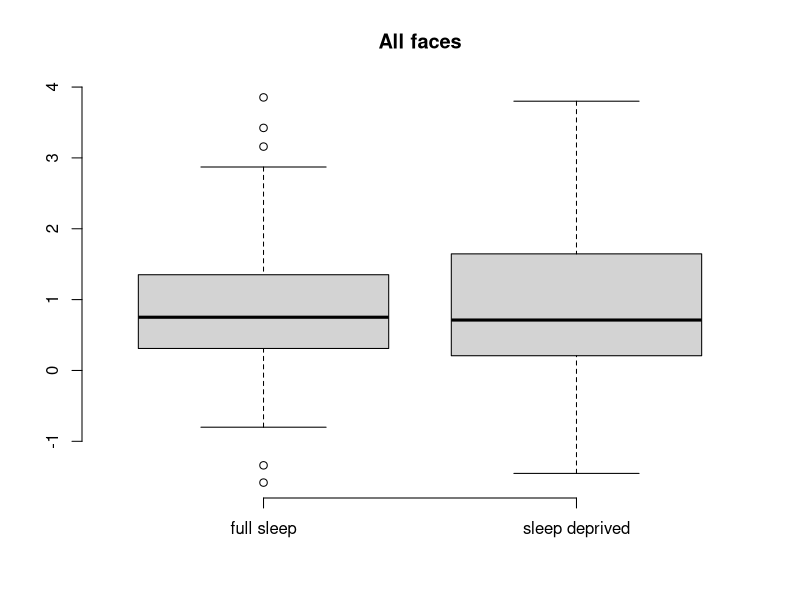
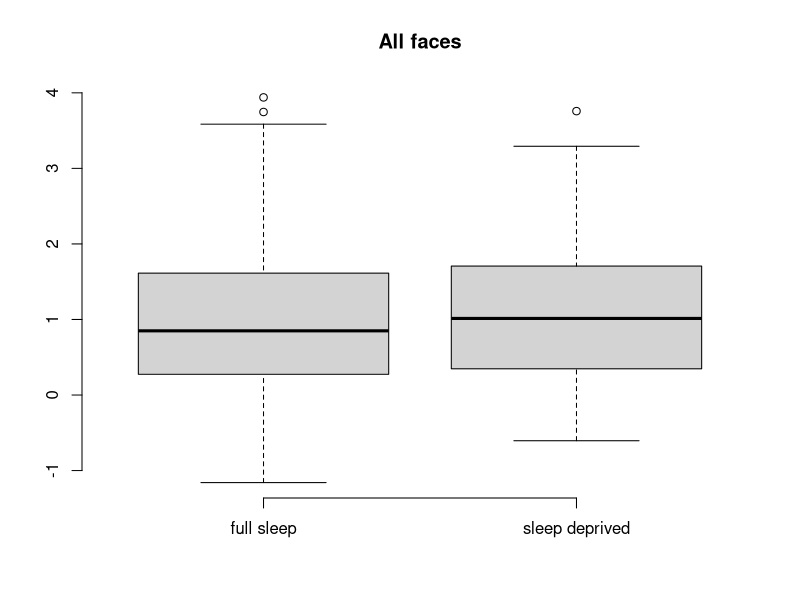
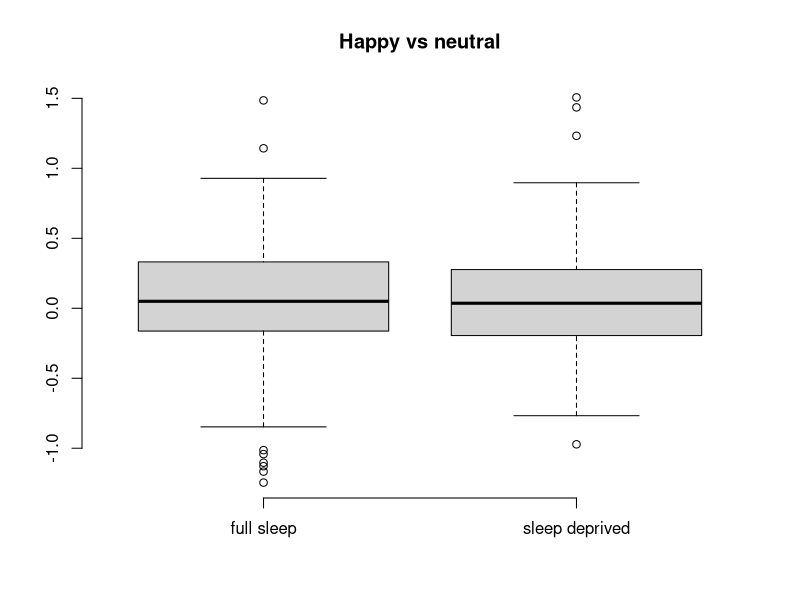
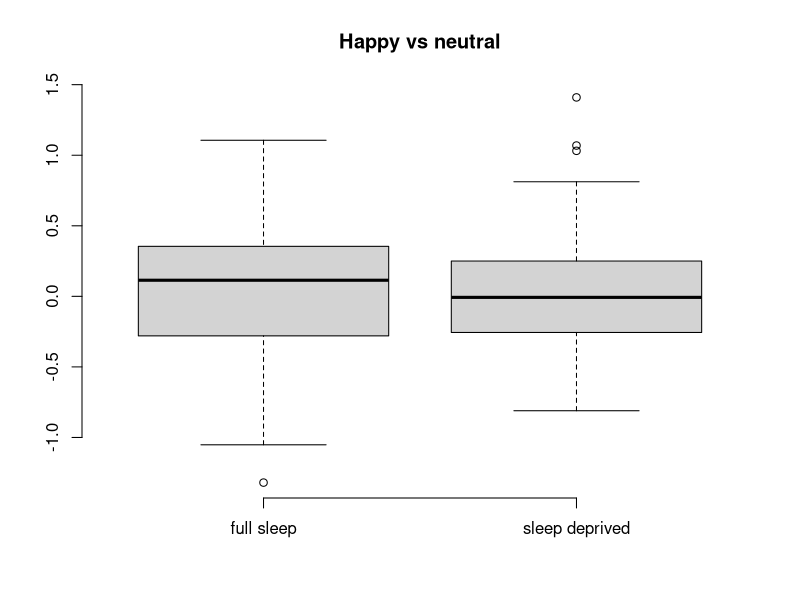
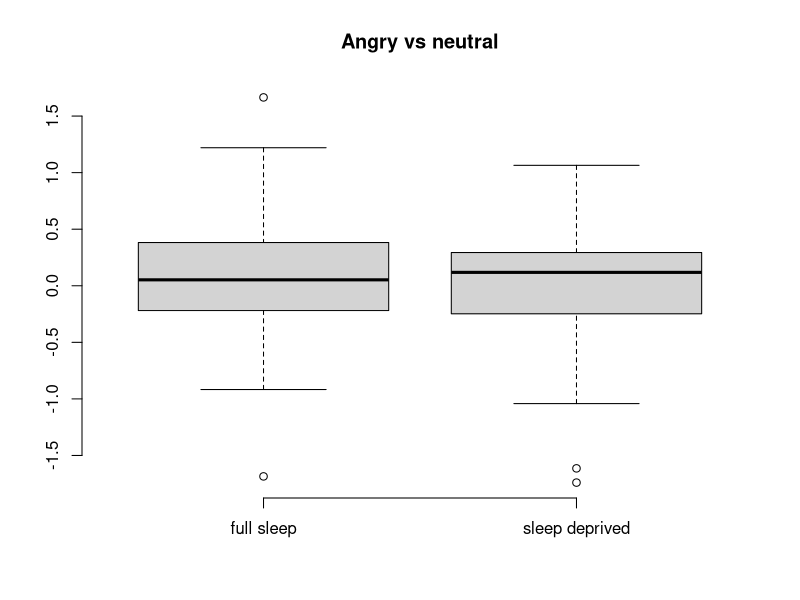
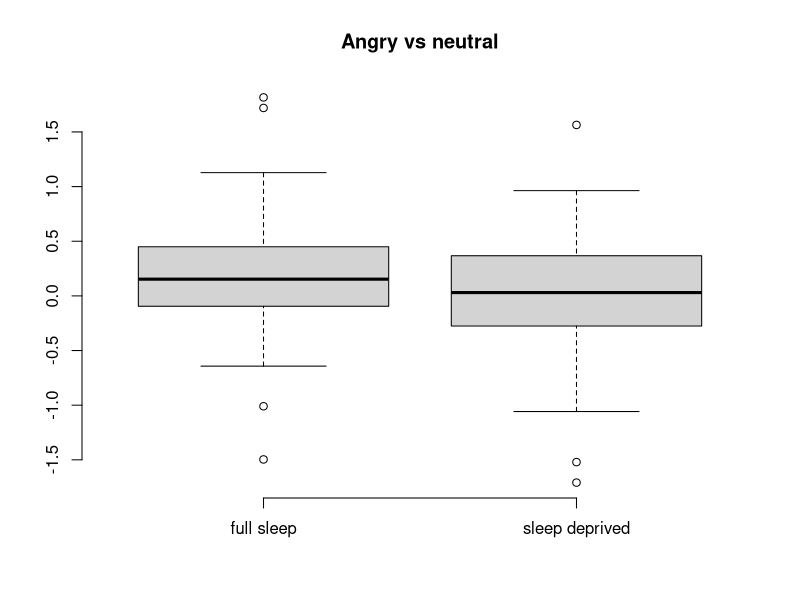
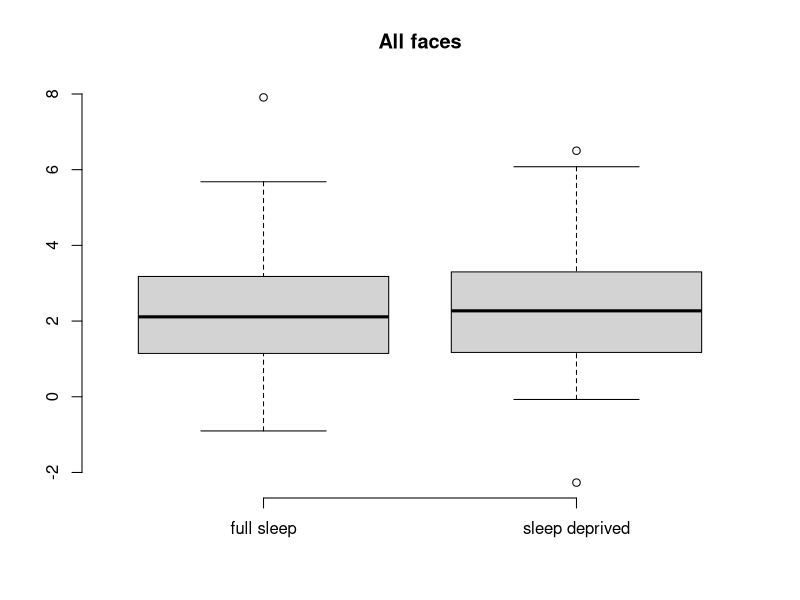
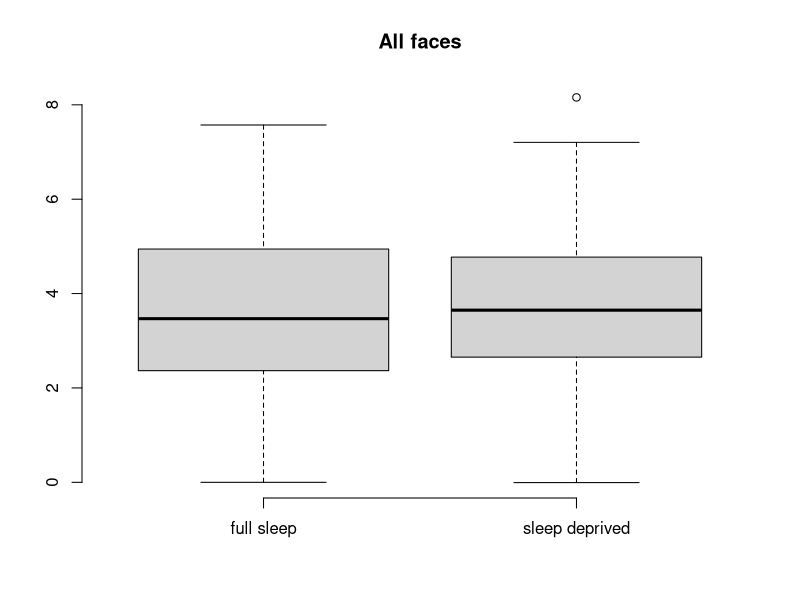

Source code (R) for these figures, in order:
setwd("~/Git Sleepy Brain/SleepyBrain-Analyses/FACES/ROI_analyses")

# Amygdala
L_fullsleep <- read.csv("amygdala_ROI_betas_L_fullsleep.csv", sep=";", dec=",")
R_fullsleep <- read.csv("amygdala_ROI_betas_R_fullsleep.csv", sep=";", dec=",")
L_sleepdeprived <- read.csv("amygdala_ROI_betas_L_sleepdeprived.csv", sep=";", dec=",")
R_sleepdeprived <- read.csv("amygdala_ROI_betas_R_sleepdeprived.csv", sep=";", dec=",")

boxplot(L_fullsleep$X.HA.AN.NE., L_sleepdeprived$X.HA.AN.NE., frame.plot = F, names = c("full sleep", "sleep deprived"), main = "All faces")
t.test(L_fullsleep$X.HA.AN.NE., L_sleepdeprived$X.HA.AN.NE., paired = T)
boxplot(R_fullsleep$X.HA.AN.NE., R_sleepdeprived$X.HA.AN.NE., frame.plot = F, names = c("full sleep", "sleep deprived"), main = "All faces")
t.test(R_fullsleep$X.HA.AN.NE., R_sleepdeprived$X.HA.AN.NE., paired = T)

boxplot(L_fullsleep$X.HA_NE., L_sleepdeprived$X.HA_NE., frame.plot = F, names = c("full sleep", "sleep deprived"), main = "Happy vs neutral")
t.test(L_fullsleep$X.HA_NE., L_sleepdeprived$X.HA_NE., paired = T)
boxplot(R_fullsleep$X.HA_NE., R_sleepdeprived$X.HA_NE., frame.plot = F, names = c("full sleep", "sleep deprived"), main = "Happy vs neutral")
t.test(R_fullsleep$X.HA_NE., R_sleepdeprived$X.HA_NE., paired = T)

boxplot(L_fullsleep$X.AN_NE., L_sleepdeprived$X.AN_NE., frame.plot = F, names = c("full sleep", "sleep deprived"), main = "Angry vs neutral")
t.test(L_fullsleep$X.AN_NE., L_sleepdeprived$X.AN_NE., paired = T)
boxplot(R_fullsleep$X.AN_NE., R_sleepdeprived$X.AN_NE., frame.plot = F, names = c("full sleep", "sleep deprived"), main = "Angry vs neutral")
t.test(R_fullsleep$X.AN_NE., R_sleepdeprived$X.AN_NE., paired = T)

# FFA
L_fullsleep <- read.csv("FFA_ROI_betas_L_fullsleep.csv", sep=";", dec=",")
R_fullsleep <- read.csv("FFA_ROI_betas_R_fullsleep.csv", sep=";", dec=",")
L_sleepdeprived <- read.csv("FFA_ROI_betas_L_sleepdeprived.csv", sep=";", dec=",")
R_sleepdeprived <- read.csv("FFA_ROI_betas_R_sleepdeprived.csv", sep=";", dec=",")

boxplot(L_fullsleep$X.HA.AN.NE., L_sleepdeprived$X.HA.AN.NE., frame.plot = F, names = c("full sleep", "sleep deprived"), main = "All faces")
t.test(L_fullsleep$X.HA.AN.NE., L_sleepdeprived$X.HA.AN.NE., paired = T)
boxplot(R_fullsleep$X.HA.AN.NE., R_sleepdeprived$X.HA.AN.NE., frame.plot = F, names = c("full sleep", "sleep deprived"), main = "All faces")
t.test(R_fullsleep$X.HA.AN.NE., R_sleepdeprived$X.HA.AN.NE., paired = T)

boxplot(L_fullsleep$X.HA_NE., L_sleepdeprived$X.HA_NE., frame.plot = F, names = c("full sleep", "sleep deprived"), main = "Happy vs neutral")
t.test(L_fullsleep$X.HA_NE., L_sleepdeprived$X.HA_NE., paired = T)
boxplot(R_fullsleep$X.HA_NE., R_sleepdeprived$X.HA_NE., frame.plot = F, names = c("full sleep", "sleep deprived"), main = "Happy vs neutral")
t.test(R_fullsleep$X.HA_NE., R_sleepdeprived$X.HA_NE., paired = T)

boxplot(L_fullsleep$X.AN_NE., L_sleepdeprived$X.AN_NE., frame.plot = F, names = c("full sleep", "sleep deprived"), main = "Angry vs neutral")
t.test(L_fullsleep$X.AN_NE., L_sleepdeprived$X.AN_NE., paired = T)
boxplot(R_fullsleep$X.AN_NE., R_sleepdeprived$X.AN_NE., frame.plot = F, names = c("full sleep", "sleep deprived"), main = "Angry vs neutral")
t.test(R_fullsleep$X.AN_NE., R_sleepdeprived$X.AN_NE., paired = T)
